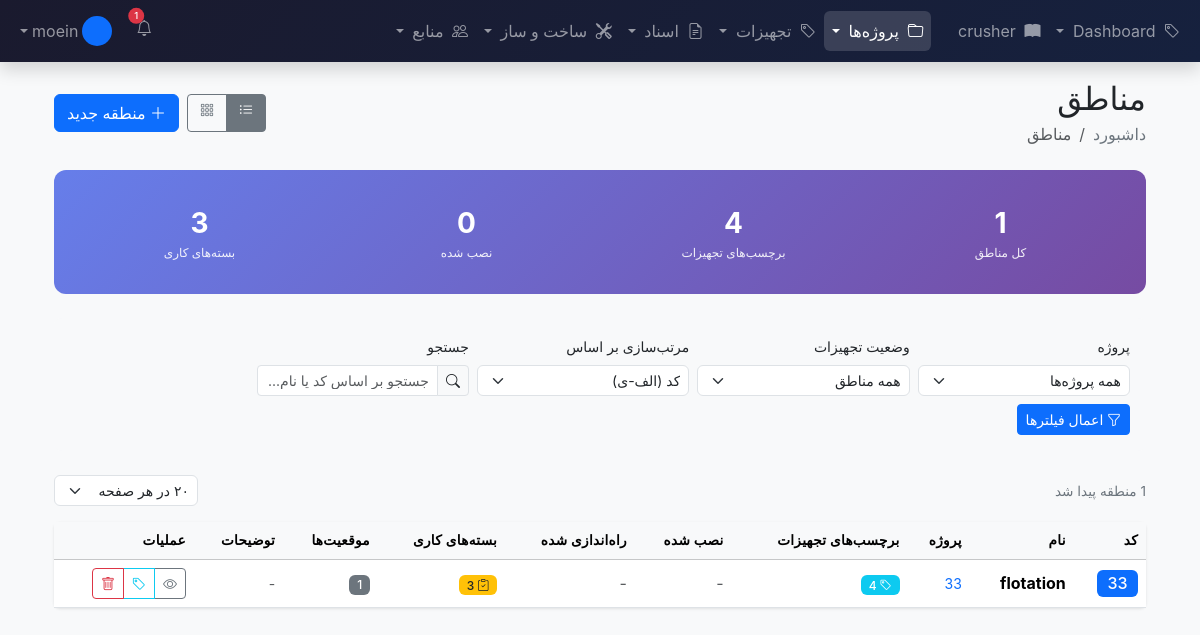
Before: /core/areas/ (signed in) with the older database file.
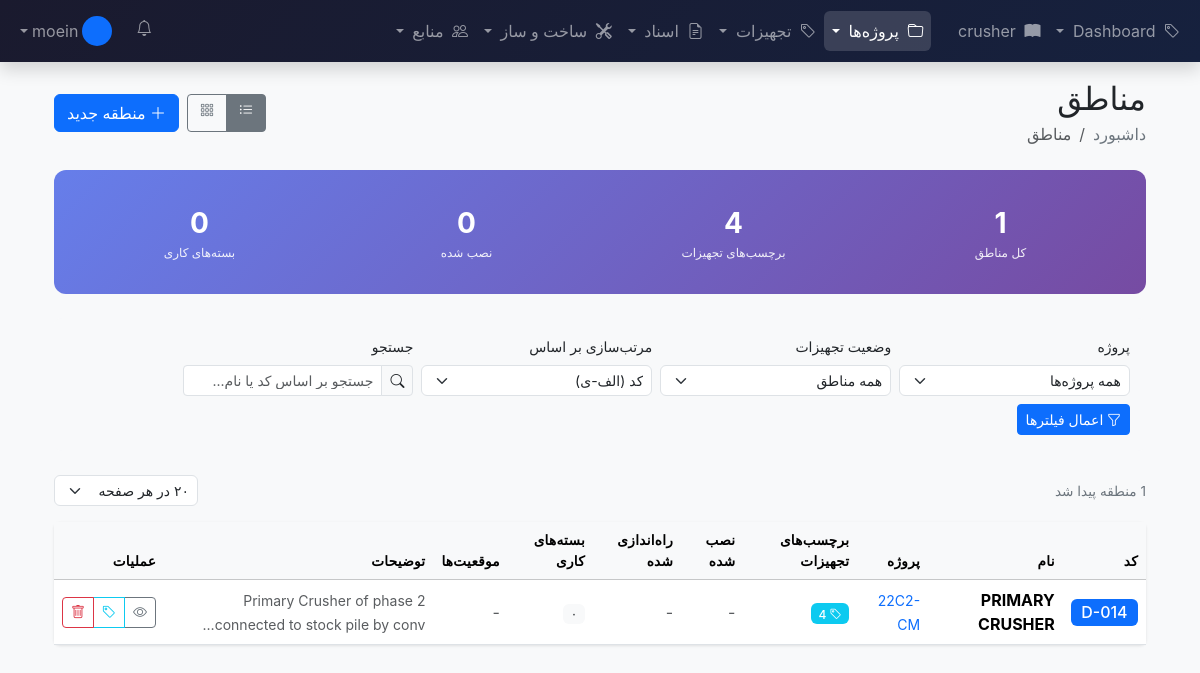
After: the same page with the newer database file.
### core/models.py (models this page shows, shortened)
class Area(models.Model):
	project = models.ForeignKey(Project, on_delete=models.CASCADE, related_name='areas')
	code = models.CharField(max_length=50)
	name = models.CharField(max_length=255)
	description = models.TextField(blank=True)
	created_at = models.DateTimeField(auto_now_add=True)
	updated_at = models.DateTimeField(auto_now=True)
	class Meta:
		unique_together = ['project', 'code']
		ordering = ['code']
		verbose_name = 'Area'
		verbose_name_plural = 'Areas'

class Project(models.Model):
	class Status(models.TextChoices):
		INITIATION = 'INIT', 'Initiation'
		PLANNING = 'PLAN', 'Planning'
		EXECUTION = 'EXEC', 'Execution'
		COMMISSIONING = 'COMM', 'Commissioning'
		CLOSED = 'CLSD', 'Closed'
	name = models.CharField(max_length=255)
	code = models.CharField(max_length=50, unique=True, help_text="Short code, e.g., 'CU-PH2'")
	location = models.CharField(max_length=255)
	description = models.TextField(blank=True)
	start_date = models.DateField()
	target_completion_date = models.DateField()
	actual_completion_date = models.DateField(null=True, blank=True)
	status = models.CharField(max_length=4, choices=Status.choices, default=Status.INITIATION)
	created_at = models.DateTimeField(auto_now_add=True)
	updated_at = models.DateTimeField(auto_now=True)
	class Meta:
		ordering = ['-start_date']
		verbose_name = 'Project'
		verbose_name_plural = 'Projects'

### core/views.py (the view)
# urls.py: path('areas/', views.AreaListView.as_view(), name='area_list'),
class AreaListView(LoginRequiredMixin, generic.ListView):
	model = Area
	template_name = 'rtl/core/area_list.html'
	context_object_name = 'areas'
	paginate_by = 20
	def get_queryset(self):
		queryset = Area.objects.select_related('project').annotate(
				equipment_count=Count('equipment_tags', distinct=True),
				work_package_count=Count('work_packages', distinct=True),
				installed_count=Count(
						'equipment_tags',
						filter=Q(equipment_tags__status='INST'),
						distinct=True
						),
				commissioned_count=Count(
						'equipment_tags',
						filter=Q(equipment_tags__status='COMM'),
						distinct=True
						),
				location_count=Count('equipment_locations', distinct=True)
				)
		project_id = self.request.GET.get('project')
		if project_id:
			queryset = queryset.filter(project_id=project_id)
		search = self.request.GET.get('search')
		if search:
			queryset = queryset.filter(
					Q(code__icontains=search) |
					Q(name__icontains=search) |
					Q(description__icontains=search)
					)
		has_equipment = self.request.GET.get('has_equipment')
		if has_equipment == 'true':
			queryset = queryset.filter(equipment_count__gt=0)
		elif has_equipment == 'false':
			queryset = queryset.filter(equipment_count=0)
		sort = self.request.GET.get('sort', 'code')
		allowed_sorts = [
				'code', '-code',
				'name', '-name',
				'project__name', '-project__name',
				'equipment_count', '-equipment_count',
				'work_package_count', '-work_package_count',
				]
		if sort in allowed_sorts:
			queryset = queryset.order_by(sort)
		return queryset
	def get_paginate_by(self, queryset):
		per_page = self.request.GET.get('per_page', '20')
		try:
			return min(int(per_page), 100)
		except ValueError:
			return 20
	def get_context_data(self, **kwargs):
		context = super().get_context_data(**kwargs)
		context['view_mode'] = self.request.GET.get('view', 'table')
		base_queryset = Area.objects.all()
		project_id = self.request.GET.get('project')
		if project_id:
			base_queryset = base_queryset.filter(project_id=project_id)
		context['total_areas'] = base_queryset.count()
		context['total_equipment'] = EquipmentTag.objects.filter(
				area__in=base_queryset
				).count()
		context['total_installed'] = EquipmentTag.objects.filter(
				area__in=base_queryset,
				status='INST'
				).count()
		context['total_work_packages'] = WorkPackage.objects.filter(
				area__in=base_queryset
				).count()
		context['projects'] = Project.objects.all().order_by('code')
		if project_id:
			context['selected_project'] = Project.objects.filter(pk=project_id).first()
		return context

### templates/rtl/core/area_list.html (shortened to what this page needs)
{% extends 'rtl/base.html' %}
{% load static %}
{% block content %}
<div class="container-fluid py-4" dir="rtl">
  <div class="d-flex justify-content-between align-items-center mb-4">
    <div>
      <h1 class="h2 mb-1">مناطق</h1>
      <nav aria-label="breadcrumb">
        <ol class="breadcrumb mb-0">
          <li class="breadcrumb-item"><a href="{% url 'dashboard' %}">داشبورد</a></li>
          <li class="breadcrumb-item active">مناطق</li>
        </ol>
      </nav>
    </div>
    <div class="d-flex gap-2">
      <div class="view-toggle btn-group" role="group">
        <a href="?{% for key, value in request.GET.items %}{% if key != 'view' %}{{ key }}={{ value }}&{% endif %}{% endfor %}view=table"
           class="btn btn-outline-secondary btn-sm {% if view_mode == 'table' %}active{% endif %}">
          <i class="bi bi-list-ul"></i>
        </a>
        <a href="?{% for key, value in request.GET.items %}{% if key != 'view' %}{{ key }}={{ value }}&{% endif %}{% endfor %}view=card"
           class="btn btn-outline-secondary btn-sm {% if view_mode == 'card' %}active{% endif %}">
          <i class="bi bi-grid-3x3-gap"></i>
        </a>
      </div>
      <a href="{% url 'core:area_create' %}" class="btn btn-primary">
        <i class="bi bi-plus-lg"></i> منطقه جدید
      </a>
    </div>
  </div>
  <div class="stats-banner">
    <div class="row">
      <div class="col">
        <div class="stat-item">
          <div class="stat-value">{{ total_areas }}</div>
          <div class="stat-label">کل مناطق</div>
        </div>
      </div>
      <div class="col">
        <div class="stat-item">
          <div class="stat-value">{{ total_equipment }}</div>
          <div class="stat-label">برچسب‌های تجهیزات</div>
        </div>
      </div>
      <div class="col">
        <div class="stat-item">
          <div class="stat-value">{{ total_installed }}</div>
          <div class="stat-label">نصب شده</div>
        </div>
      </div>
      <div class="col">
        <div class="stat-item">
          <div class="stat-value">{{ total_work_packages }}</div>
          <div class="stat-label">بسته‌های کاری</div>
        </div>
      </div>
    </div>
  </div>
  <div class="filter-bar">
    <form method="get" class="row g-2 align-items-end">
      <div class="col-md-3">
        <label class="form-label small">پروژه</label>
        <select name="project" class="form-select form-select-sm" onchange="this.form.submit()">
          <option value="">همه پروژه‌ها</option>
        </select>
      </div>
      <div class="col-md-3">
        <label class="form-label small">وضعیت تجهیزات</label>
        <select name="has_equipment" class="form-select form-select-sm" onchange="this.form.submit()">
          <option value="">همه مناطق</option>
        </select>
      </div>
      <div class="col-md-3">
        <label class="form-label small">مرتب‌سازی بر اساس</label>
        <select name="sort" class="form-select form-select-sm" onchange="this.form.submit()">
          <option value="code" {% if request.GET.sort == 'code' %}selected{% endif %}>کد (الف-ی)</option>
        </select>
      </div>
      <div class="col-md-3">
        <label class="form-label small">جستجو</label>
        <div class="input-group input-group-sm">
          <span class="input-group-text"><i class="bi bi-search"></i></span>
          <input type="text" name="search" class="form-control"
                 placeholder="جستجو بر اساس کد یا نام..."
                 value="{{ request.GET.search|default:'' }}">
        </div>
      </div>
      <div class="col-12">
        <div class="d-flex gap-2">
          <button type="submit" class="btn btn-primary btn-sm">
            <i class="bi bi-funnel"></i> اعمال فیلترها
          </button>
        </div>
      </div>
    </form>
  </div>
  <div class="d-flex justify-content-between align-items-center mb-3">
    <div class="pagination-info">
      {% if is_paginated %}
      نمایش {{ page_obj.start_index }} - {{ page_obj.end_index }} از {{ page_obj.paginator.count }} منطقه
      {% else %}
      {{ areas.count }} منطقه پیدا شد
      {% endif %}
    </div>
    <div>
      <select name="per_page" class="form-select form-select-sm" style="width: auto;" onchange="updatePerPage(this.value)">
        <option value="20" {% if request.GET.per_page == '20' %}selected{% endif %}>۲۰ در هر صفحه</option>
      </select>
    </div>
  </div>
  {% if areas %}
  {% if view_mode == 'table' %}
  <div class="card">
    <div class="table-responsive">
      <table class="table table-hover align-middle mb-0">
        <thead class="table-light">
        <tr>
          <th>کد</th>
          <th>نام</th>
          <th>پروژه</th>
          <th>برچسب‌های تجهیزات</th>
          <th>نصب شده</th>
          <th>راه‌اندازی شده</th>
          <th>بسته‌های کاری</th>
          <th>موقعیت‌ها</th>
          <th>توضیحات</th>
          <th>عملیات</th>
        </tr>
        </thead>
        <tbody>
        {% for area in areas %}
        <tr>
          <td>
            <span class="badge bg-primary fs-6">{{ area.code }}</span>
          </td>
          <td>
            <strong>{{ area.name }}</strong>
          </td>
          <td>
            {% if area.project %}
            <a href="{% url 'core:project-detail' area.project.pk %}" class="text-decoration-none">
              <small>{{ area.project.code }}</small>
            </a>
            {% else %}
            <span class="text-muted">-</span>
            {% endif %}
          </td>
          <td>
            {% if area.equipment_count > 0 %}
            <a href="{% url 'core:equipment-tag-list' %}?area={{ area.pk }}" class="badge bg-info text-decoration-none">
              <i class="bi bi-tag"></i> {{ area.equipment_count }}
            </a>
            {% else %}
            <span class="badge bg-light text-dark">۰</span>
            {% endif %}
          </td>
          <td>
            {% if area.installed_count > 0 %}
            <span class="badge bg-success">{{ area.installed_count }}</span>
            {% else %}
            <span class="text-muted">-</span>
            {% endif %}
          </td>
          <td>
            {% if area.commissioned_count > 0 %}
            <span class="badge bg-primary">{{ area.commissioned_count }}</span>
            {% else %}
            <span class="text-muted">-</span>
            {% endif %}
          </td>
          <td>
            {% if area.work_package_count > 0 %}
            <a href="{% url 'construction:work_package_list' %}?area={{ area.pk }}" class="badge bg-warning text-dark text-decoration-none">
              <i class="bi bi-clipboard-check"></i> {{ area.work_package_count }}
            </a>
            {% else %}
            <span class="badge bg-light text-dark">۰</span>
            {% endif %}
          </td>
          <td>
            {% if area.location_count > 0 %}
            <span class="badge bg-secondary">{{ area.location_count }}</span>
            {% else %}
            <span class="text-muted">-</span>
            {% endif %}
          </td>
          <td>
            <small class="text-muted">{{ area.description|truncatechars:60|default:"-" }}</small>
          </td>
          <td>
            <div class="btn-group btn-group-sm">
              <a href="{% url 'core:area_detail' area.pk %}"
                 class="btn btn-outline-secondary" title="مشاهده">
                <i class="bi bi-eye"></i>
              </a>
              <a href="{% url 'core:equipment-tag-list' %}?area={{ area.pk }}"
                 class="btn btn-outline-info" title="مشاهده تجهیزات">
                <i class="bi bi-tag"></i>
              </a>
              <a href="#"
                 class="btn btn-outline-danger" title="حذف">
                <i class="bi bi-trash"></i>
              </a>
            </div>
          </td>
        </tr>
        {% endfor %}
        </tbody>
      </table>
    </div>
  </div>
  {% endif %}
  {% endif %}
</div>
{% endblock %}

### templates/rtl/base.html (shortened to what this page needs)
<!DOCTYPE html>
{% load static %}
<html lang="fa" dir="rtl">
<head>
    <link href="https://cdn.jsdelivr.net/npm/bootstrap@5.3.2/dist/css/bootstrap.rtl.min.css" rel="stylesheet">
    <link rel="stylesheet" href="https://cdn.jsdelivr.net/npm/bootstrap-icons@1.11.3/font/bootstrap-icons.min.css">
    <link rel="stylesheet" href="https://unpkg.com/leaflet@1.9.4/dist/leaflet.css" />
</head>
<body class="bg-light">
{% include 'rtl/navbar.html' %}
<main class="container">
    {% block content %}{% endblock %}
</main>
</body>
</html>

### templates/rtl/navbar.html (shortened to what this page needs)
{% load static %}
<nav class="navbar navbar-expand-lg navbar-dark bg-dark fixed-top shadow">
  <div class="container-fluid">
    <div class="collapse navbar-collapse" id="mainNavbar">
      <ul class="navbar-nav me-auto mb-2 mb-lg-0">
        <li class="nav-item dropdown">
          <a class="nav-link dropdown-toggle {% if 'equipment_tag' in request.resolver_match.url_name %}active{% endif %}"
             href="#" role="button" data-bs-toggle="dropdown">
            <i class="bi bi-tag me-1"></i> Dashboard
          </a>
        </li>
        <li class="nav-item">
          <a style="max-height: 40px; width: 117px;" class="nav-link {% if request.resolver_match.url_name == 'manual' %}active{% endif %}"
             href="{% url 'core:drawing_detail' 1 %}">
            <i class="bi bi-book-fill me-1" style="max-width: 90px;" ></i> crusher
          </a>
        </li>
        <li class="nav-item dropdown">
          <a class="nav-link dropdown-toggle {% if 'project' in request.resolver_match.url_name or 'area' in request.resolver_match.url_name or 'system' in request.resolver_match.url_name %}active{% endif %}"
             href="#" role="button" data-bs-toggle="dropdown">
            <i class="bi bi-folder me-1"></i> پروژه‌ها
          </a>
        </li>
        <li class="nav-item dropdown">
          <a class="nav-link dropdown-toggle {% if 'equipment_tag' in request.resolver_match.url_name or 'equipment-tag' in request.resolver_match.url_name%}active{% endif %}"
             href="#" role="button" data-bs-toggle="dropdown">
            <i class="bi bi-tag me-1"></i> تجهیزات
          </a>
        </li>
        <li class="nav-item dropdown">
          <a class="nav-link dropdown-toggle {% if 'document' in request.resolver_match.url_name %}active{% endif %}"
             href="#" role="button" data-bs-toggle="dropdown">
            <i class="bi bi-file-earmark-text me-1"></i> اسناد
          </a>
        </li>
        <li class="nav-item dropdown">
          <a class="nav-link dropdown-toggle {% if 'work_package' in request.resolver_match.url_name or 'daily_report' in request.resolver_match.url_name %}active{% endif %}"
             href="#" role="button" data-bs-toggle="dropdown">
            <i class="bi bi-tools me-1"></i> ساخت و ساز
          </a>
        </li>
        <li class="nav-item dropdown">
          <a class="nav-link dropdown-toggle {% if 'employee' in request.resolver_match.url_name or 'timesheet' in request.resolver_match.url_name or 'tool' in request.resolver_match.url_name %}active{% endif %}"
             href="#" role="button" data-bs-toggle="dropdown">
            <i class="bi bi-people me-1"></i> منابع
          </a>
        </li>
      </ul>
      <ul class="navbar-nav ms-auto">
        <li class="nav-item dropdown me-2">
          <a class="nav-link position-relative" href="#" role="button" data-bs-toggle="dropdown">
            <i class="bi bi-bell"></i>
            {% if notifications_count > 0 %}
            <span class="position-absolute top-25 start-75 translate-middle badge rounded-pill bg-danger"
                  style="font-size: 0.6rem;">
                            {{ notifications_count }}
                        </span>
            {% endif %}
          </a>
        </li>
        <li class="nav-item dropdown">
          <a class="nav-link dropdown-toggle d-flex align-items-center" href="#" role="button" data-bs-toggle="dropdown">
            <div class="rounded-circle bg-primary d-flex align-items-center justify-content-center me-1"
                 style="width: 30px; height: 30px; font-size: 0.8rem; font-weight: 600;">
            </div>
            <span class="d-none d-lg-inline">{{ request.user.get_full_name|default:request.user.username }}</span>
          </a>
        </li>
      </ul>
    </div>
  </div>
</nav>
<div style="height: 56px;"></div>

Changed rows visible on the page:
removed Area: code "33", name "flotation", project.code "33", equipment_count "4", work_package_count "3", location_count "1", description "-"
added Area: code "D-014", name "PRIMARY CRUSHER", project.code "22C2-CM", equipment_count "4", shows "۰", description "Primary Crusher of phase 2 connected to stock pile by conv…"
Other visible differences:
{{ total_work_packages }}: "3" → "0"
{{ notifications_count }}: "1" → (not shown)
